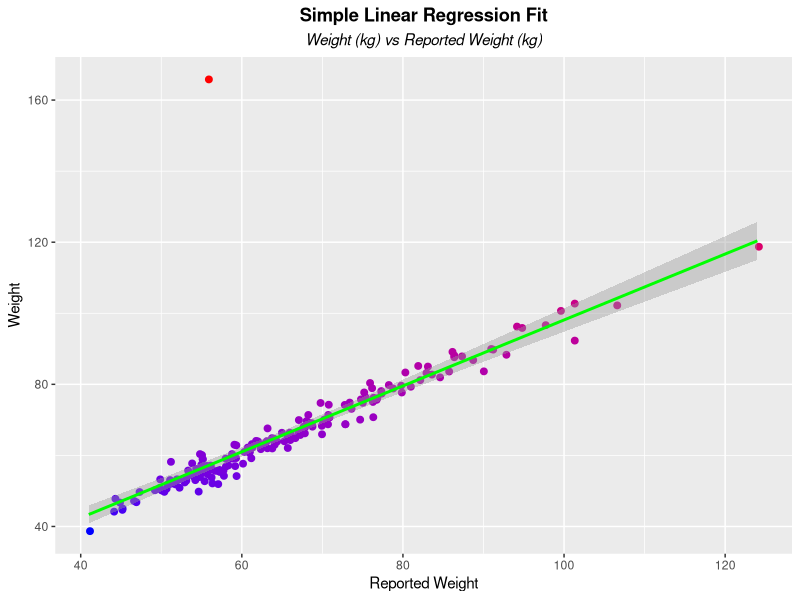

Recreate this plot in R.
library(dplyr)
library(car)
library(ggplot2)

df <-
  as.data.frame(read.csv("./data/Davis.csv"))
# Plotting the data ----------------------------------------------------------

ggplot(data = df, mapping = aes(x = repwt, y = weight, col = weight)) +
  geom_jitter(size = 2) +
  geom_smooth(method = lm, formula = y ~ x,
              color = "green", size = 1) +
  labs(
    title = "Simple Linear Regression Fit",
    subtitle = "Weight (kg) vs Reported Weight (kg)",
    x = "Reported Weight",
    y = "Weight"
  ) +
  scale_color_gradient(low="blue", high = "red") +
  theme(
    plot.title = element_text(face = "bold", hjust = .5),
    plot.subtitle = element_text(face = "italic", hjust = .5),
  ) +
  guides(col = "none")

# Fitting the Linear Model ---------------------------------------------------

# Reported Weight ~ Weight, so we expect approximately b0 = 0 and b1 = 1
fit <-
  lm(
    formula = weight ~ repwt,
    data = df
  )

sfit <-
  S(fit)

# Confidence & Prediction Intervals ---------------------------------------

# Coefficients and their 95% Confidence Interval
print(Confint(fit, estimate = T, level = 0.95))

# Coefficients and their 95% Prediction Interval
print(predict(object=fit,
        newdata = data.frame("repwt" = 93),
        interval = "prediction",
        alpha = 0.05))

# Influence Measures --------------------------------------------------------
influences <- data.frame(
  hatvalues(fit), dffits(fit)
)

names(influences) <- c("hats", "dffits")

# Top observations by influence
influences %>% arrange(desc(dffits)) %>% select(dffits) %>% head()

# Top observations by leverage
influences %>% arrange(desc(hats)) %>% select(hats) %>% head()

# Removing the value with high influence and updating the model ------------------------------

fit2 <-
  lm(
    formula = weight ~ repwt,
    data = df,
    subset = -12
  )

sfit2 <-
  S(fit2)

# Comparing the Coefficients between the Linear Models --------------------------

print(compareCoefs(fit, fit2))

# Linear Hypothesis ----------------------------------------------------

print(linearHypothesis(fit2, "repwt = 1"))


